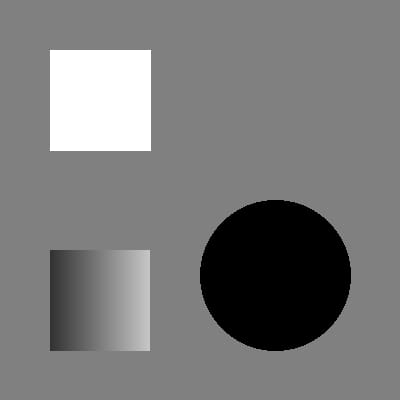
#> input picture edge_detection.jpeg, 400 x 400 px
$ jupyter execute edgedete.ipynb
#> lines starting #> are read from the running program, lines starting #| are printed output that depends on the picture
[cell 1]
import numpy as np
import matplotlib.pyplot as plt
from PIL import Image

[cell 2]
img = Image.open ('edge_detection.jpeg')
#> img is the input picture: PIL image 400x400 RGB; min 0, max 255, mean 121.6

img_gray = img.convert('L')

img_gray.save('grayed.jpg')
clean_img_array = np.array(img_gray)

img_int = clean_img_array.astype(int)
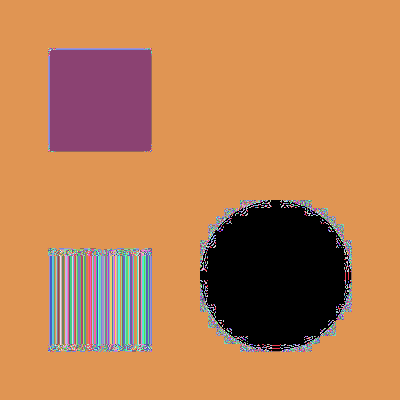
#> img_int: shape (400, 400) int64; 208 distinct labels, from 0 to 255; one colour per label, 0 black
diff_y = np.abs(img_int[:-1,:] - img_int[1:,:])
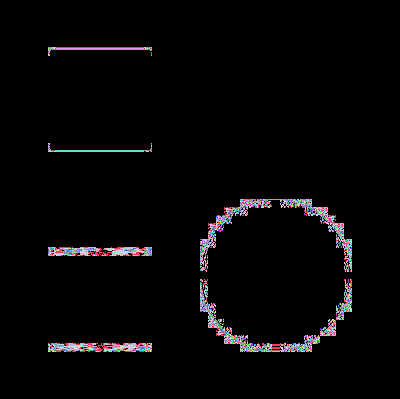
#> diff_y: shape (399, 400) int64; 136 distinct labels, from 0 to 141; one colour per label, 0 black

diff_x = np.abs(img_int[:,:-1] - img_int[:,1:])
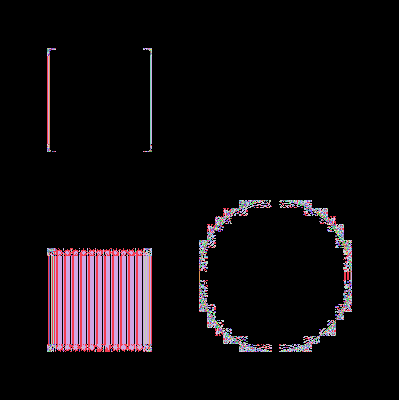
#> diff_x: shape (400, 399) int64; 136 distinct labels, from 0 to 144; one colour per label, 0 black

plt.imshow(diff_y, cmap='gray')
plt.title("vertical edges")
plt.axis ('off')
plt.show()

[cell 3]
plt.imshow(diff_x, cmap='gray')
plt.title("Horizontal edges")
plt.axis ('off')
plt.show()

[cell 4]
clean_img_array  = np.array(img)
flat_img = clean_img_array.flatten()

counts, bins = np.histogram(
    flat_img, bins = 256 , range = (0,256)
)
#> counts = 256 values, max 356325 at index 128, min 0 at index 47, mean 1875; bins = 257 values from 0 to 256

plt.plot (counts, color = "black")
plt.title ('Pixel intensity histogram')
plt.xlabel ("Pixel intensity (0-255)")
plt.ylabel ("Frequency")
plt.show()
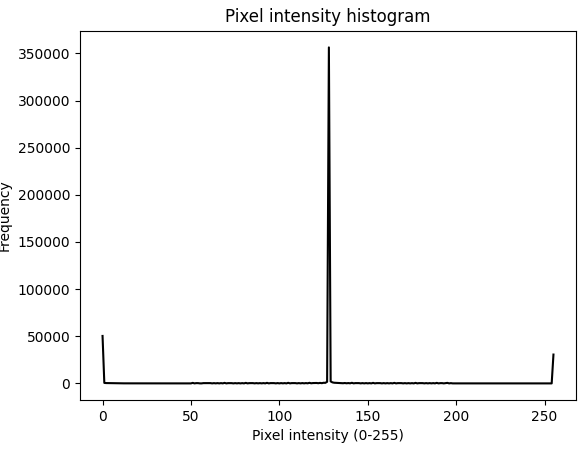
#> figure drawn by matplotlib, 1 panel; curve peaks at x = 128, y = 356325

[cell 5]
diff = np.maximum(diff_x[:-1,:], diff_y[:,:-1])
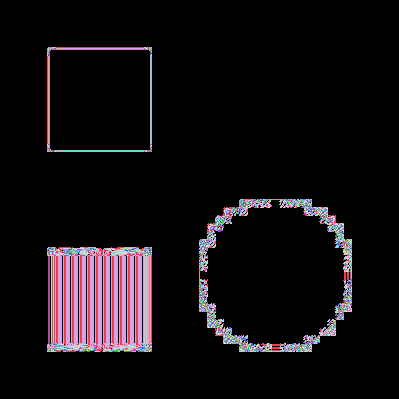
#> diff: shape (399, 399) int64; 139 distinct labels, from 0 to 144; one colour per label, 0 black

plt.imshow(diff, cmap='gray')
plt.title("edges")
plt.axis ('off')
plt.show()
